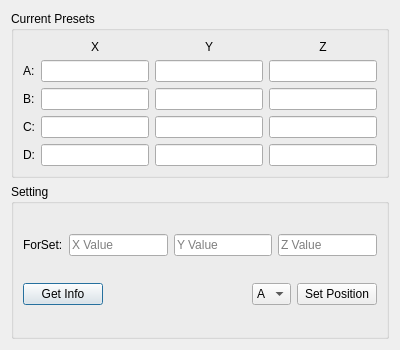
<?xml version="1.0" encoding="UTF-8"?>
<ui version="4.0">
 <class>Dialog</class>
 <widget class="QDialog" name="Dialog">
  <property name="geometry">
   <rect>
    <x>0</x>
    <y>0</y>
    <width>400</width>
    <height>350</height>
   </rect>
  </property>
  <property name="windowTitle">
   <string>Set Preset Positions</string>
  </property>
  <layout class="QVBoxLayout" name="verticalLayout">
   <item>
    <widget class="QGroupBox" name="groupBox">
     <property name="title">
      <string>Current Presets</string>
     </property>
     <layout class="QGridLayout" name="gridLayout">
      <item row="0" column="1">
       <widget class="QLabel" name="label_6">
        <property name="text">
         <string>X</string>
        </property>
        <property name="alignment">
         <set>Qt::AlignCenter</set>
        </property>
       </widget>
      </item>
      <item row="0" column="2">
       <widget class="QLabel" name="label_7">
        <property name="text">
         <string>Y</string>
        </property>
        <property name="alignment">
         <set>Qt::AlignCenter</set>
        </property>
       </widget>
      </item>
      <item row="0" column="3">
       <widget class="QLabel" name="label_8">
        <property name="text">
         <string>Z</string>
        </property>
        <property name="alignment">
         <set>Qt::AlignCenter</set>
        </property>
       </widget>
      </item>
      <item row="1" column="0">
       <widget class="QLabel" name="label">
        <property name="text">
         <string>A:</string>
        </property>
       </widget>
      </item>
      <item row="1" column="1">
       <widget class="QLineEdit" name="line_A_X"><property name="readOnly"><bool>true</bool></property></widget>
      </item>
      <item row="1" column="2">
       <widget class="QLineEdit" name="line_A_Y"><property name="readOnly"><bool>true</bool></property></widget>
      </item>
      <item row="1" column="3">
       <widget class="QLineEdit" name="line_A_Z"><property name="readOnly"><bool>true</bool></property></widget>
      </item>
      <item row="2" column="0">
       <widget class="QLabel" name="label_2">
        <property name="text">
         <string>B:</string>
        </property>
       </widget>
      </item>
      <item row="2" column="1">
       <widget class="QLineEdit" name="line_B_X"><property name="readOnly"><bool>true</bool></property></widget>
      </item>
      <item row="2" column="2">
       <widget class="QLineEdit" name="line_B_Y"><property name="readOnly"><bool>true</bool></property></widget>
      </item>
      <item row="2" column="3">
       <widget class="QLineEdit" name="line_B_Z"><property name="readOnly"><bool>true</bool></property></widget>
      </item>
      <item row="3" column="0">
       <widget class="QLabel" name="label_3">
        <property name="text">
         <string>C:</string>
        </property>
       </widget>
      </item>
      <item row="3" column="1">
       <widget class="QLineEdit" name="line_C_X"><property name="readOnly"><bool>true</bool></property></widget>
      </item>
      <item row="3" column="2">
       <widget class="QLineEdit" name="line_C_Y"><property name="readOnly"><bool>true</bool></property></widget>
      </item>
      <item row="3" column="3">
       <widget class="QLineEdit" name="line_C_Z"><property name="readOnly"><bool>true</bool></property></widget>
      </item>
      <item row="4" column="0">
       <widget class="QLabel" name="label_4">
        <property name="text">
         <string>D:</string>
        </property>
       </widget>
      </item>
      <item row="4" column="1">
       <widget class="QLineEdit" name="line_D_X"><property name="readOnly"><bool>true</bool></property></widget>
      </item>
      <item row="4" column="2">
       <widget class="QLineEdit" name="line_D_Y"><property name="readOnly"><bool>true</bool></property></widget>
      </item>
      <item row="4" column="3">
       <widget class="QLineEdit" name="line_D_Z"><property name="readOnly"><bool>true</bool></property></widget>
      </item>
     </layout>
    </widget>
   </item>
   <item>
    <widget class="QGroupBox" name="groupBox_2">
     <property name="title">
      <string>Setting</string>
     </property>
     <layout class="QGridLayout" name="gridLayout_2">
      <item row="0" column="0">
       <widget class="QLabel" name="label_5">
        <property name="text">
         <string>ForSet:</string>
        </property>
       </widget>
      </item>
      <item row="0" column="1">
       <widget class="QLineEdit" name="input_Set_X"><property name="placeholderText"><string>X Value</string></property></widget>
      </item>
      <item row="0" column="2">
       <widget class="QLineEdit" name="input_Set_Y"><property name="placeholderText"><string>Y Value</string></property></widget>
      </item>
      <item row="0" column="3">
       <widget class="QLineEdit" name="input_Set_Z"><property name="placeholderText"><string>Z Value</string></property></widget>
      </item>
      <item row="1" column="0" colspan="4">
       <layout class="QHBoxLayout" name="horizontalLayout">
        <item>
         <widget class="QPushButton" name="btn_GetInfo">
          <property name="text">
           <string>Get Info</string>
          </property>
         </widget>
        </item>
        <item>
         <spacer name="horizontalSpacer">
          <property name="orientation">
           <enum>Qt::Horizontal</enum>
          </property>
          <property name="sizeHint" stdset="0">
           <size>
            <width>40</width>
            <height>20</height>
           </size>
          </property>
         </spacer>
        </item>
        <item>
         <widget class="QComboBox" name="combo_Target">
          <item><property name="text"><string>A</string></property></item>
          <item><property name="text"><string>B</string></property></item>
          <item><property name="text"><string>C</string></property></item>
          <item><property name="text"><string>D</string></property></item>
         </widget>
        </item>
        <item>
         <widget class="QPushButton" name="btn_SetPosition">
          <property name="text">
           <string>Set Position</string>
          </property>
         </widget>
        </item>
       </layout>
      </item>
     </layout>
    </widget>
   </item>
  </layout>
 </widget>
 <resources/>
 <connections/>
</ui>
